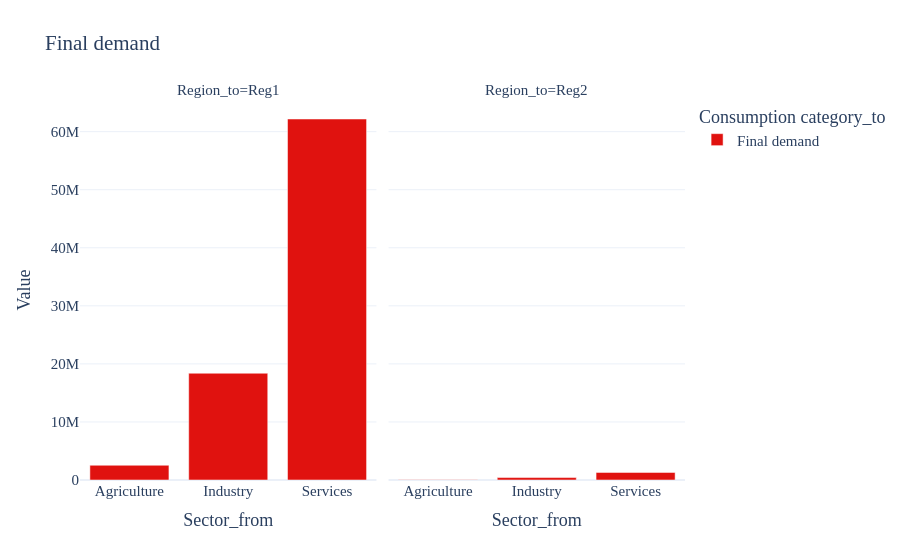

Here is the notebook cell this chart was saved with:
### Markdown cell above
## Advanced path: explicit Plotly Express mappings

More experienced users can control the chart directly through `x`, `color`, `facet_col`, `animation_frame`, `agg`, `top_n` and the other familiar mappings.

### Code cell
fig = iot.plot(
    matrix="Y",
    kind="bar",
    preset=None,
    x="Sector_from",
    color="Consumption category_to",
    facet_col="Region_to",
    agg="sum",
    top_n=6,
    auto_open=False,
    path=False,
)
fig

### Figure 1 — Plotly figure (JSON) as saved in the notebook; plotly's stock layout.template omitted (floating-point values rounded to 4 significant figures)
{"data": [{"hovertemplate": "Consumption category_to=Final demand<br>Region_to=Reg1<br>Sector_from=%{x}<br>Value=%{y}<extra></extra>", "legendgroup": "Final demand", "marker": {"color": "#e0120f", "pattern": {"shape": ""}}, "name": "Final demand", "orientation": "v", "showlegend": true, "textposition": "auto", "type": "bar", "x": ["Agriculture", "Industry", "Services"], "xaxis": "x", "y": [2539000.0, 18390000.0, 62180000.0], "yaxis": "y"}, {"hovertemplate": "Consumption category_to=Final demand<br>Region_to=Reg2<br>Sector_from=%{x}<br>Value=%{y}<extra></extra>", "legendgroup": "Final demand", "marker": {"color": "#e0120f", "pattern": {"shape": ""}}, "name": "Final demand", "orientation": "v", "showlegend": false, "textposition": "auto", "type": "bar", "x": ["Agriculture", "Industry", "Services"], "xaxis": "x2", "y": [40810.0, 421600.0, 1308000.0], "yaxis": "y2"}], "layout": {"annotations": [{"font": {}, "showarrow": false, "text": "Region_to=Reg1", "x": 0.245, "xanchor": "center", "xref": "paper", "y": 1, "yanchor": "bottom", "yref": "paper"}, {"font": {}, "showarrow": false, "text": "Region_to=Reg2", "x": 0.755, "xanchor": "center", "xref": "paper", "y": 1, "yanchor": "bottom", "yref": "paper"}], "barmode": "relative", "font": {"family": "Verdana", "size": 15}, "legend": {"title": {"text": "Consumption category_to"}, "tracegroupgap": 0}, "title": {"text": "Final demand"}, "xaxis": {"anchor": "y", "domain": [0, 0.49], "title": {"text": "Sector_from"}}, "xaxis2": {"anchor": "y2", "domain": [0.51, 1], "matches": "x", "title": {"text": "Sector_from"}}, "yaxis": {"anchor": "x", "domain": [0, 1], "title": {"text": "Value"}}, "yaxis2": {"anchor": "x2", "domain": [0, 1], "matches": "y", "showticklabels": false}}}
